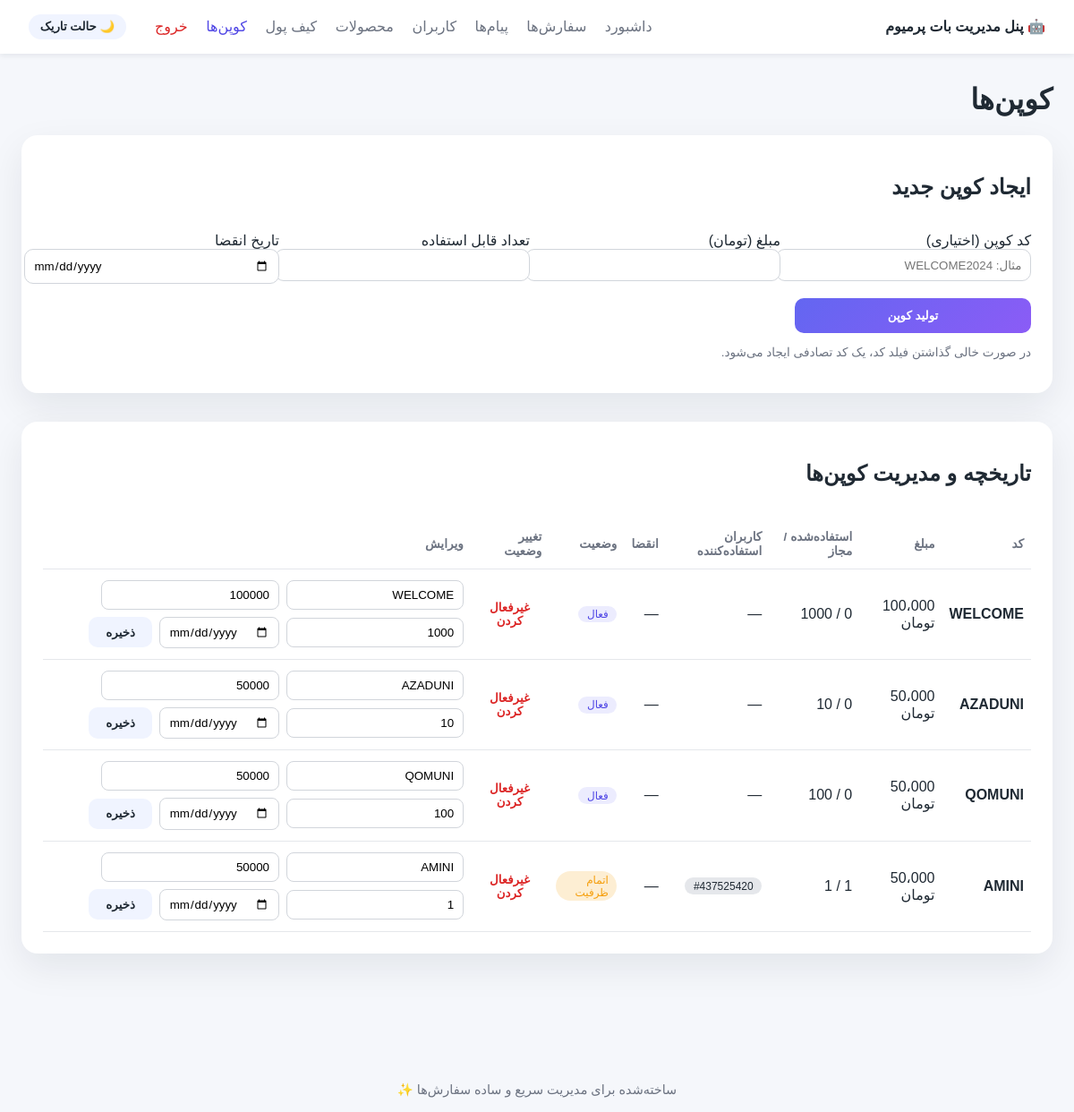
Page /coupons (signed in) on the committed database.
### tables this page shows
CREATE TABLE coupons(
                id INTEGER PRIMARY KEY AUTOINCREMENT,
                code TEXT UNIQUE NOT NULL,
                amount INTEGER NOT NULL,
                usage_limit INTEGER NOT NULL,
                used_count INTEGER DEFAULT 0,
                is_active INTEGER DEFAULT 1,
                expires_at TEXT,
                created_at TEXT,
                updated_at TEXT
            );

CREATE TABLE coupon_redemptions(
                id INTEGER PRIMARY KEY AUTOINCREMENT,
                coupon_id INTEGER NOT NULL,
                user_id INTEGER NOT NULL,
                amount INTEGER NOT NULL,
                redeemed_at TEXT,
                UNIQUE(coupon_id, user_id),
                FOREIGN KEY(coupon_id) REFERENCES coupons(id) ON DELETE CASCADE
            );

### app/webadmin/server.py (the view)
    @app.get("/coupons")
    async def coupons_page(request: Request, user: str = Depends(_login_required)):
        coupons = list_coupons(limit=200)
        now_dt = datetime.now()
        for item in coupons:
            try:
                item["amount"] = int(item.get("amount") or 0)
            except (TypeError, ValueError):
                item["amount"] = 0
            try:
                item["usage_limit"] = int(item.get("usage_limit") or 0)
            except (TypeError, ValueError):
                item["usage_limit"] = 0
            try:
                item["used_count"] = int(item.get("used_count") or 0)
            except (TypeError, ValueError):
                item["used_count"] = 0
            expires_at = item.get("expires_at")
            expires_value = ""
            is_expired = False
            if expires_at:
                try:
                    exp_dt = datetime.fromisoformat(str(expires_at))
                    is_expired = exp_dt < now_dt
                    expires_value = exp_dt.strftime("%Y-%m-%d")
                except ValueError:
                    expires_value = str(expires_at)[:10]
            item["expires_value"] = expires_value
            item["is_expired"] = is_expired
            item["remaining"] = max(item["usage_limit"] - item["used_count"], 0)
            item["is_active"] = bool(item.get("is_active"))
            redemptions = list_coupon_redemptions(item.get("id")) if item.get("id") else []
            item["redeemed_users"] = [row.get("user_id") for row in redemptions if row.get("user_id") is not None]
        return _render(
            request,
            "coupons.html",
            {
                "title": "مدیریت کوپن‌ها",
                "coupons": coupons,
                "format_amount": _format_amount,
                "format_datetime": _format_datetime,
                "nav": "coupons",
            },
        )

### app/webadmin/templates/coupons.html
{% extends 'base.html' %}
{% block content %}
<h1>کوپن‌ها</h1>
<section class="panel">
    <header><h2>ایجاد کوپن جدید</h2></header>
    <form method="post" action="{{ url_for('coupon_create') }}" class="form-grid">
        <label>کد کوپن (اختیاری)
            <input type="text" name="code" placeholder="مثال: WELCOME2024">
        </label>
        <label>مبلغ (تومان)
            <input type="number" name="amount" min="1" required>
        </label>
        <label>تعداد قابل استفاده
            <input type="number" name="usage_limit" min="1" required>
        </label>
        <label>تاریخ انقضا
            <input type="date" name="expires_on">
        </label>
        <button type="submit" class="btn-primary">تولید کوپن</button>
    </form>
    <p class="hint">در صورت خالی گذاشتن فیلد کد، یک کد تصادفی ایجاد می‌شود.</p>
</section>
<section class="panel">
    <header><h2>تاریخچه و مدیریت کوپن‌ها</h2></header>
    <table>
        <thead>
            <tr>
                <th>کد</th>
                <th>مبلغ</th>
                <th>استفاده‌شده / مجاز</th>
                <th>کاربران استفاده‌کننده</th>
                <th>انقضا</th>
                <th>وضعیت</th>
                <th>تغییر وضعیت</th>
                <th>ویرایش</th>
            </tr>
        </thead>
        <tbody>
            {% for coupon in coupons %}
            <tr>
                <td><strong>{{ coupon.code }}</strong></td>
                <td>{{ format_amount(coupon.amount) }} تومان</td>
                <td>{{ coupon.used_count }} / {{ coupon.usage_limit }}</td>
                <td>
                    {% if coupon.redeemed_users %}
                        <div class="tag-row">
                            {% for uid in coupon.redeemed_users %}
                                <span class="badge">#{{ uid }}</span>
                            {% endfor %}
                        </div>
                    {% else %}
                        —
                    {% endif %}
                </td>
                <td>
                    {% if coupon.expires_at %}
                        {{ format_datetime(coupon.expires_at) }}
                    {% else %}
                        —
                    {% endif %}
                </td>
                <td>
                    {% if not coupon.is_active %}
                        <span class="badge muted">غیرفعال</span>
                    {% elif coupon.is_expired %}
                        <span class="badge expired">منقضی</span>
                    {% elif coupon.usage_limit and coupon.used_count >= coupon.usage_limit %}
                        <span class="badge warning">اتمام ظرفیت</span>
                    {% else %}
                        <span class="badge approved">فعال</span>
                    {% endif %}
                </td>
                <td>
                    <form method="post" action="{{ url_for('coupon_toggle', coupon_id=coupon.id) }}">
                        {% if coupon.is_active %}
                            <button type="submit" class="btn-ghost danger">غیرفعال کردن</button>
                        {% else %}
                            <button type="submit" class="btn-ghost">فعال کردن</button>
                        {% endif %}
                    </form>
                </td>
                <td>
                    <form method="post" action="{{ url_for('coupon_update', coupon_id=coupon.id) }}" class="form-inline">
                        <input type="text" name="code" value="{{ coupon.code }}" required>
                        <input type="number" name="amount" min="1" value="{{ coupon.amount }}" required>
                        <input type="number" name="usage_limit" min="{{ coupon.used_count if coupon.used_count else 1 }}" value="{{ coupon.usage_limit }}" required>
                        <input type="date" name="expires_on" value="{{ coupon.expires_value }}">
                        <button type="submit" class="btn-secondary">ذخیره</button>
                    </form>
                </td>
            </tr>
            {% else %}
            <tr>
                <td colspan="8" class="empty">کوپنی ثبت نشده است.</td>
            </tr>
            {% endfor %}
        </tbody>
    </table>
</section>
{% endblock %}

### app/webadmin/static/styles.css (style rules this page uses)
:root { color-scheme: light dark; --bg: #f5f7fb; --surface: #ffffff; --surface-alt: #f0f4ff; --text: #1f2933; --muted: #6b7280; --accent: #4f46e5; --success: #16a34a; --warning: #f59e0b; --danger: #dc2626; font-family: "Vazirmatn", "IRANSans", "Tahoma", sans-serif; }
body { margin: 0; background: var(--bg); color: var(--text); }
.btn-primary { background: linear-gradient(135deg, #6366f1, #8b5cf6); color: white; border: none; padding: 0.75rem 1.5rem; border-radius: 10px; cursor: pointer; font-weight: 600; }
.btn-secondary { background: var(--surface-alt); color: var(--text); border: none; padding: 0.6rem 1.2rem; border-radius: 10px; cursor: pointer; font-weight: 600; }
.btn-ghost { background: transparent; border: none; color: var(--accent); cursor: pointer; font-weight: 600; padding: 0.25rem 0.4rem; }
.btn-ghost.danger { color: var(--danger); }
.panel { background: var(--surface); border-radius: 18px; box-shadow: 0 15px 40px rgba(15, 23, 42, 0.08); padding: 1.5rem; margin-bottom: 2rem; }
.panel header { display: flex; align-items: center; justify-content: space-between; margin-bottom: 1rem; }
.table, table { width: 100%; border-collapse: collapse; }
table th, table td { padding: 0.75rem 0.5rem; border-bottom: 1px solid #e5e7eb; text-align: right; }
table th { color: var(--muted); font-size: 0.85rem; font-weight: 600; }
.badge { display: inline-block; padding: 0.15rem 0.6rem; border-radius: 999px; font-size: 0.75rem; background: #e5e7eb; color: #1f2933; }
.badge.approved, .badge.in_progress, .badge.ready_to_deliver { background: rgba(99, 102, 241, 0.12); color: var(--accent); }
.badge.warning { background: rgba(245, 158, 11, 0.18); color: var(--warning); }
.tag-row { display: flex; flex-wrap: wrap; gap: 0.35rem; }
.form-grid { display: grid; gap: 1rem; grid-template-columns: repeat(auto-fit, minmax(220px, 1fr)); }
.form-grid textarea, .form-grid input, .form-grid select { width: 100%; padding: 0.6rem; border-radius: 10px; border: 1px solid #d1d5db; font-family: inherit; }
.form-inline { display: flex; flex-wrap: wrap; gap: 0.5rem; align-items: center; }
.form-inline input { padding: 0.5rem 0.6rem; border-radius: 8px; border: 1px solid #d1d5db; min-width: 110px; font-family: inherit; }
.hint { color: var(--muted); font-size: 0.85rem; }

### rows in the picture
coupons: code "WELCOME", amount "100،000", used_count "0", usage_limit "1000", is_active "فعال", amount "100000"
coupons: code "AZADUNI", amount "50،000", used_count "0", usage_limit "10", is_active "فعال", amount "50000"
coupons: code "QOMUNI", amount "50،000", used_count "0", usage_limit "100", is_active "فعال", amount "50000"
coupons: code "AMINI", amount "50،000", used_count "1", usage_limit "1", is_active "اتمام ظرفیت", amount "50000"
coupon_redemptions: user "437525420"

### other values in the picture
{{ '☀️ حالت روشن' if theme == 'dark' else '🌙 حالت تاریک' }} "🌙 حالت تاریک"
